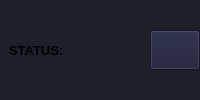
               <widget class="QWidget" name="playersTopBar" native="true">
                <property name="sizePolicy">
                 <sizepolicy hsizetype="Expanding" vsizetype="Preferred">
                  <horstretch>0</horstretch>
                  <verstretch>0</verstretch>
                 </sizepolicy>
                </property>
                <property name="styleSheet">
                 <string notr="true">background-color: rgb(29, 32, 40);</string>
                </property>
                <layout class="QHBoxLayout" name="horizontalLayout_5">
                 <property name="spacing">
                  <number>0</number>
                 </property>
                 <property name="leftMargin">
                  <number>0</number>
                 </property>
                 <property name="topMargin">
                  <number>0</number>
                 </property>
                 <property name="rightMargin">
                  <number>0</number>
                 </property>
                 <property name="bottomMargin">
                  <number>0</number>
                 </property>
                 <item alignment="Qt::AlignLeft">
                  <widget class="QWidget" name="playersRefreshMsgContainer" native="true">
                   <property name="sizePolicy">
                    <sizepolicy hsizetype="Expanding" vsizetype="Preferred">
                     <horstretch>0</horstretch>
                     <verstretch>0</verstretch>
                    </sizepolicy>
                   </property>
                   <layout class="QHBoxLayout" name="horizontalLayout_7">
                    <item>
                     <widget class="QLabel" name="playersRefreshMsg">
                      <property name="sizePolicy">
                       <sizepolicy hsizetype="Expanding" vsizetype="Preferred">
                        <horstretch>0</horstretch>
                        <verstretch>0</verstretch>
                       </sizepolicy>
                      </property>
                      <property name="minimumSize">
                       <size>
                        <width>0</width>
                        <height>20</height>
                       </size>
                      </property>
                      <property name="maximumSize">
                       <size>
                        <width>300</width>
                        <height>16777215</height>
                       </size>
                      </property>
                      <property name="font">
                       <font>
                        <pointsize>10</pointsize>
                        <weight>75</weight>
                        <bold>true</bold>
                       </font>
                      </property>
                      <property name="styleSheet">
                       <string notr="true"/>
                      </property>
                      <property name="text">
                       <string>STATUS:</string>
                      </property>
                     </widget>
                    </item>
                   </layout>
                  </widget>
                 </item>
                 <item alignment="Qt::AlignRight">
                  <widget class="QWidget" name="playersRefreshBtnContainer" native="true">
                   <property name="sizePolicy">
                    <sizepolicy hsizetype="Expanding" vsizetype="Preferred">
                     <horstretch>0</horstretch>
                     <verstretch>0</verstretch>
                    </sizepolicy>
                   </property>
                   <property name="minimumSize">
                    <size>
                     <width>50</width>
                     <height>40</height>
                    </size>
                   </property>
                   <property name="maximumSize">
                    <size>
                     <width>50</width>
                     <height>40</height>
                    </size>
                   </property>
                   <property name="styleSheet">
                    <string notr="true">QWidget{
	background-color: rgb(27, 29, 55);
}
QWidget:hover {
	background-color: rgb(33, 37, 60);
}
QWidget:pressed {
	background-color: rgb(33, 37, 255);
}
</string>
                   </property>
                   <layout class="QVBoxLayout" name="verticalLayout_16">
                    <property name="spacing">
                     <number>0</number>
                    </property>
                    <property name="leftMargin">
                     <number>0</number>
                    </property>
                    <property name="topMargin">
                     <number>0</number>
                    </property>
                    <property name="rightMargin">
                     <number>0</number>
                    </property>
                    <property name="bottomMargin">
                     <number>0</number>
                    </property>
                    <item>
                     <widget class="QPushButton" name="playersRefreshBtn">
                      <property name="sizePolicy">
                       <sizepolicy hsizetype="Fixed" vsizetype="Fixed">
                        <horstretch>0</horstretch>
                        <verstretch>0</verstretch>
                       </sizepolicy>
                      </property>
                      <property name="minimumSize">
                       <size>
                        <width>50</width>
                        <height>40</height>
                       </size>
                      </property>
                      <property name="maximumSize">
                       <size>
                        <width>50</width>
                        <height>40</height>
                       </size>
                      </property>
                      <property name="styleSheet">
                       <string notr="true"/>
                      </property>
                      <property name="text">
                       <string/>
                      </property>
                      <property name="icon">
                       <iconset resource="res.qrc">
                        <normaloff>:/icons/assets/UI/refresh_icon.svg</normaloff>:/icons/assets/UI/refresh_icon.svg</iconset>
                      </property>
                      <property name="iconSize">
                       <size>
                        <width>24</width>
                        <height>24</height>
                       </size>
                      </property>
                     </widget>
                    </item>
                   </layout>
                  </widget>
                 </item>
                </layout>
               </widget>
